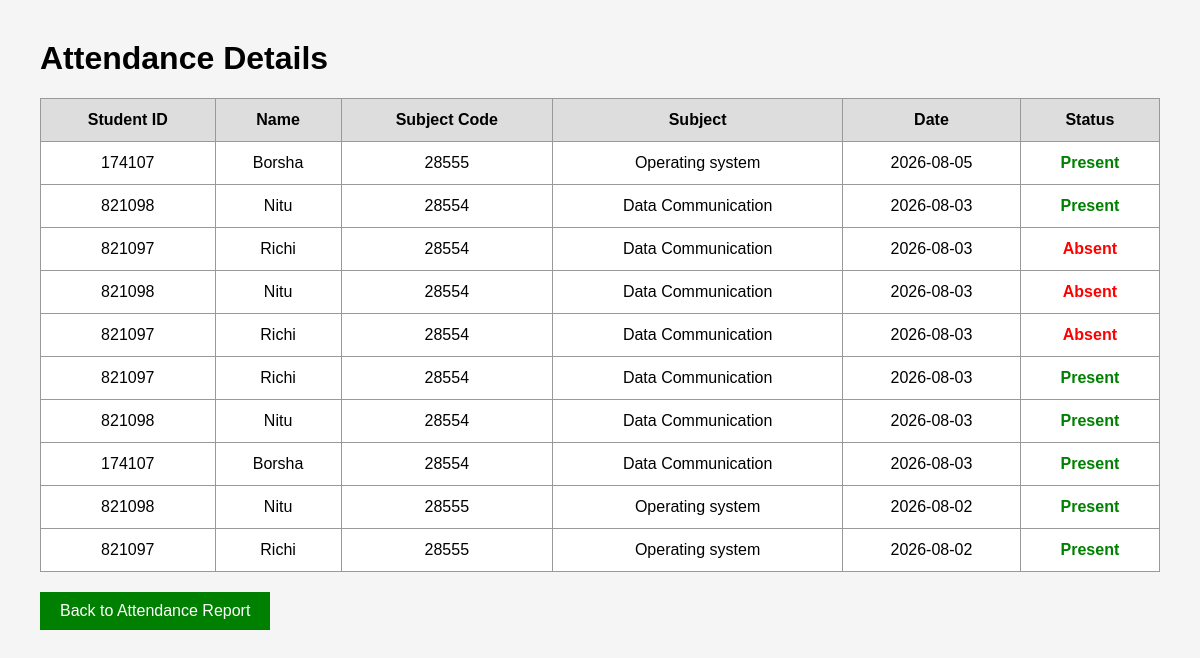
/attendance_details (signed in), run on the app's committed database.
### tables this page shows
CREATE TABLE attendance (
            id INTEGER PRIMARY KEY AUTOINCREMENT,
            student_id INTEGER NOT NULL,
            subject_id INTEGER NOT NULL,
            attendance_date TEXT NOT NULL,
            status TEXT NOT NULL
        , date TEXT);

CREATE TABLE students (
            id INTEGER PRIMARY KEY AUTOINCREMENT,
            student_id TEXT UNIQUE NOT NULL,
            name TEXT NOT NULL,
            department TEXT NOT NULL,
            semester TEXT NOT NULL,
            section TEXT
        );

CREATE TABLE subjects (
            id INTEGER PRIMARY KEY AUTOINCREMENT,
            code TEXT UNIQUE NOT NULL,
            name TEXT NOT NULL
        );

### app.py (the view)
@app.route("/attendance_details")
def attendance_details():
    if not login_required():
        return redirect("/login")
    conn = get_db()
    records = conn.execute("""
        SELECT

            students.student_id,

            students.name,

            students.semester,

            students.section,

            subjects.code,

            subjects.name AS subject_name,

            attendance.attendance_date,

            attendance.status

        FROM attendance

        JOIN students

        ON attendance.student_id = students.id

        JOIN subjects

        ON attendance.subject_id = subjects.id

        ORDER BY
            attendance.attendance_date DESC
    """).fetchall()
    conn.close()
    return render_template(
        "attendance_details.html",
        records=records
    )

### app.py (called while the page is built)
def get_db():
    conn = sqlite3.connect(DATABASE)
    conn.row_factory = sqlite3.Row
    return conn

def login_required():
    if "user_id" not in session:
        return False
    return True

### templates/attendance_details.html (shortened to what this page needs)
<!DOCTYPE html>
<html>
<head>
</head>
<body>
    <h1>Attendance Details</h1>
    <table>
        <tr>
            <th>Student ID</th>
            <th>Name</th>
            <th>Subject Code</th>
            <th>Subject</th>
            <th>Date</th>
            <th>Status</th>
        </tr>
        {% for record in records %}
        <tr>
            <td>{{ record.student_id }}</td>
            <td>{{ record.name }}</td>
            <td>{{ record.code }}</td>
            <td>{{ record.subject_name }}</td>
            <td>{{ record.attendance_date }}</td>
            <td>
                {% if record.status == "Present" %}
                    <span class="present">
                        Present
                    </span>
                {% else %}
                    <span class="absent">
                        Absent
                    </span>
                {% endif %}
            </td>
        </tr>
        {% endfor %}
    </table>
    <a href="/attendance_report">
        Back to Attendance Report
    </a>
</body>
</html>

### templates/attendance_details.html (style rules this page uses)
body { font-family: Arial; margin: 40px; background: #f5f5f5; }
table { width: 100%; border-collapse: collapse; background: white; }
th, td { border: 1px solid #999; padding: 12px; text-align: center; }
th { background: #ddd; }
.present { color: green; font-weight: bold; }
.absent { color: red; font-weight: bold; }
a { display: inline-block; margin-top: 20px; padding: 10px 20px; background: green; color: white; text-decoration: none; }

### data on the page
attendance: student_id "174107", name "Borsha", code "28555", subject_name "Operating system", attendance_date "2026-08-05", status "Present"
attendance: student_id "821098", name "Nitu", code "28554", subject_name "Data Communication", attendance_date "2026-08-03", status "Present"
attendance: student_id "821097", name "Richi", code "28554", subject_name "Data Communication", attendance_date "2026-08-03", status "Absent"
attendance: student_id "821098", name "Nitu", code "28554", subject_name "Data Communication", attendance_date "2026-08-03", status "Absent"
attendance: student_id "821097", name "Richi", code "28554", subject_name "Data Communication", attendance_date "2026-08-03", status "Absent"
attendance: student_id "821097", name "Richi", code "28554", subject_name "Data Communication", attendance_date "2026-08-03", status "Present"
attendance: student_id "821098", name "Nitu", code "28554", subject_name "Data Communication", attendance_date "2026-08-03", status "Present"
attendance: student_id "174107", name "Borsha", code "28554", subject_name "Data Communication", attendance_date "2026-08-03", status "Present"
attendance: student_id "821098", name "Nitu", code "28555", subject_name "Operating system", attendance_date "2026-08-02", status "Present"
attendance: student_id "821097", name "Richi", code "28555", subject_name "Operating system", attendance_date "2026-08-02", status "Present"
